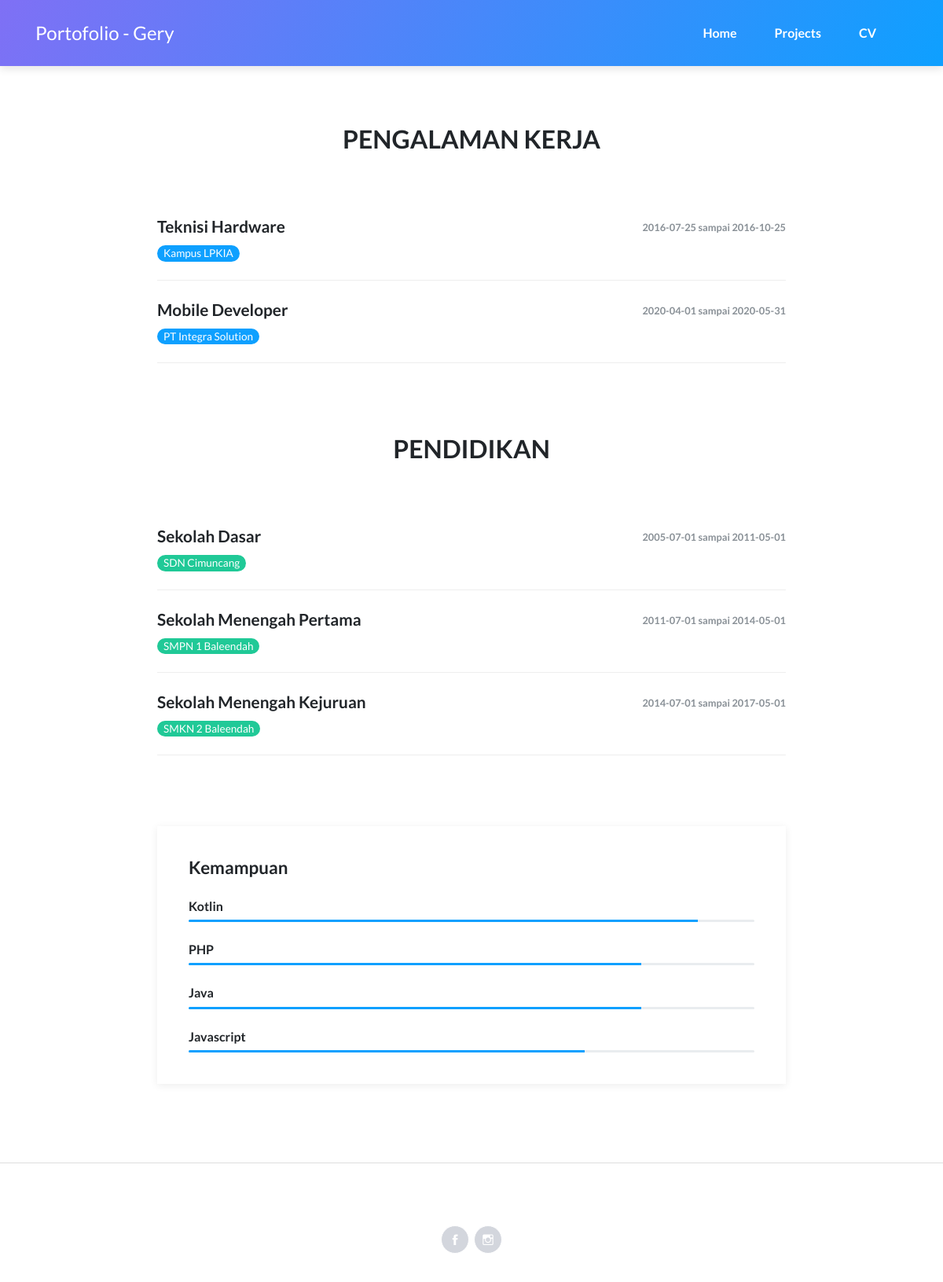
The app's page /index.php/cv with its own data.
### tables this page shows
CREATE TABLE `riwayat` (
  `id` int(11) NOT NULL,
  `nama` varchar(30) NOT NULL,
  `instansi` varchar(30) NOT NULL,
  `tanggal_mulai` date NOT NULL,
  `tanggal_selesai` date NOT NULL,
  `tipe` enum('Sekolah','Perusahaan') NOT NULL
);

CREATE TABLE `kemampuan` (
  `id` int(11) NOT NULL,
  `nama` varchar(25) NOT NULL,
  `level` varchar(5) NOT NULL
);

### application/controllers/CV.php (called while the page is built, shortened)
<?php
class CV extends CI_Controller
{
	function __construct()
	{
		$this->load->model('i_data');
	}
	public function index()
	{
		$data['judul'] = 'Gery - CV';
		$data['riwayat'] = $this->i_data->getRiwayatKerja()->result();
		$data['sekolah'] = $this->i_data->getRiwayatSekolah()->result();
		$data['kemampuan'] = $this->i_data->getKemampuan()->result();
		$this->load->helper('html', 'url');
		$this->load->view('cv', $data);
	}
}

### index.php (called while the page is built, shortened)
<?php
require_once BASEPATH.'core/CodeIgniter.php';

### application/models/identitas_models.php (called while the page is built, shortened)
<?php
class Identitas_models extends CI_Model
{
	public function getRiwayatKerja()
	{
		return $this->db->query("SELECT * FROM riwayat WHERE tipe = 'Perusahaan'");
	}
	public function getRiwayatSekolah()
	{
		return $this->db->query("SELECT * FROM riwayat WHERE tipe = 'Sekolah'");
	}
	public function getKemampuan()
	{
		return $this->db->get('kemampuan');
	}
}

### application/views/cv.php (the view, shortened to what this page needs)
<!DOCTYPE html>
<html>
<body>
<main class="page cv-page">
	<section class="portfolio-block cv">
		<div class="container">
			<div class="work-experience group">
				<div class="heading">
					<h2 class="text-center">Pengalaman kerja</h2>
				</div>
				<?php
				foreach ($riwayat as $dr) {
					echo "<div class=\"item\">
					<div class=\"row\">
						<div class=\"col-md-6\">
							<h3>" . $dr->nama . "</h3>
							<h4 class=\"organization\">" . $dr->instansi . "</h4>
						</div>
						<div class=\"col-md-6\"><span class=\"period\">" . $dr->tanggal_mulai . " sampai " . $dr->tanggal_selesai . "</span></div>
					</div>
				</div>";
				}
				?>
			</div>
			<div class="education group">
				<div class="heading">
					<h2 class="text-center">Pendidikan</h2>
				</div>
				<?php
				foreach ($sekolah as $ds) {
					echo "<div class=\"item\">
					<div class=\"row\">
						<div class=\"col-md-6\">
							<h3>" . $ds->nama . "</h3>
							<h4 class=\"organization\">" . $ds->instansi . "</h4>
						</div>
						<div class=\"col-6\"><span class=\"period\">" . $ds->tanggal_mulai . " sampai " . $ds->tanggal_selesai . "</span></div>
					</div>
				</div>";
				}
				?>
			</div>
			<div class="group">
				<div class="skills portfolio-info-card">
					<h2>Kemampuan</h2>
					<?php
					foreach ($kemampuan as $dk) {
						echo "<h3>" . $dk->nama . "</h3>
					<div class=\"progress\">
						<div class=\"progress-bar\" aria-valuenow=\"100\" aria-valuemin=\"0\" aria-valuemax=\"100\"
							 style=\"width: " . $dk->level . ";\"><span class=\"sr-only\">" . $dk->level . "</span></div>
					</div>";
					}
					?>
				</div>
			</div>
		</div>
	</section>
</main>
</body>
</html>

### records on screen
riwayat: nama "Teknisi Hardware", instansi "Kampus LPKIA", tanggal_mulai "2016-07-25", tanggal_selesai "2016-10-25"
riwayat: nama "Mobile Developer", instansi "PT Integra Solution", tanggal_mulai "2020-04-01", tanggal_selesai "2020-05-31"
riwayat: nama "Sekolah Dasar", instansi "SDN Cimuncang", tanggal_mulai "2005-07-01", tanggal_selesai "2011-05-01"
riwayat: nama "Sekolah Menengah Pertama", instansi "SMPN 1 Baleendah", tanggal_mulai "2011-07-01", tanggal_selesai "2014-05-01"
riwayat: nama "Sekolah Menengah Kejuruan", instansi "SMKN 2 Baleendah", tanggal_mulai "2014-07-01", tanggal_selesai "2017-05-01"
kemampuan: nama "Kotlin", $dk->level 90% (drawn)
kemampuan: nama "PHP", $dk->level 80% (drawn)
kemampuan: nama "Java", $dk->level 80% (drawn)
kemampuan: nama "Javascript", $dk->level 70% (drawn)
